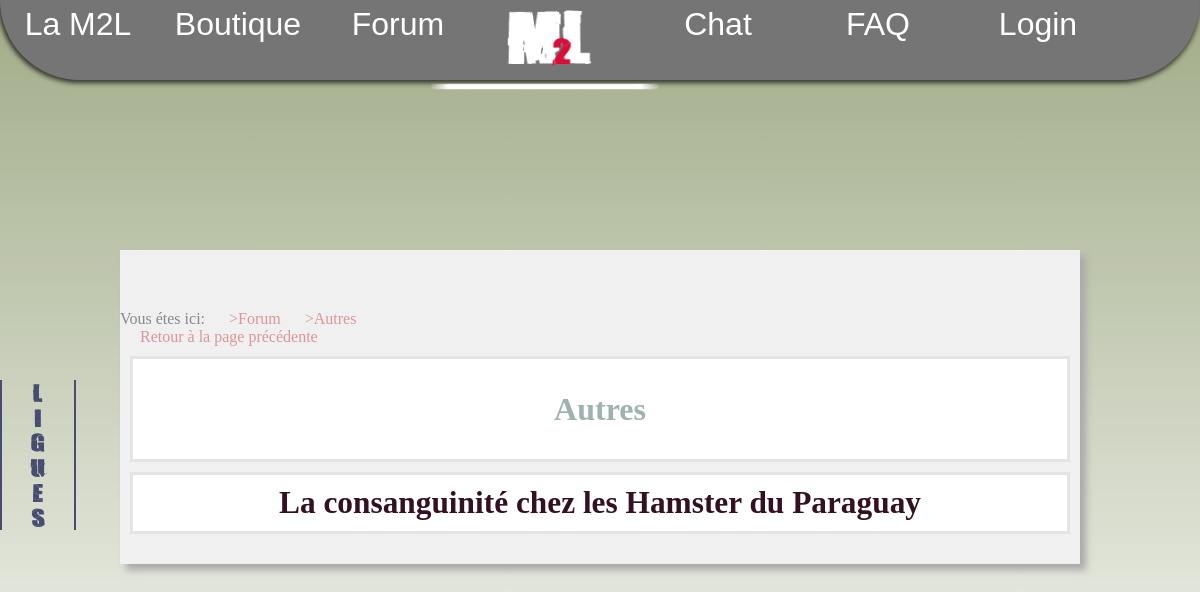
The page /indexforum.php?forum=1 on the database as committed earlier.
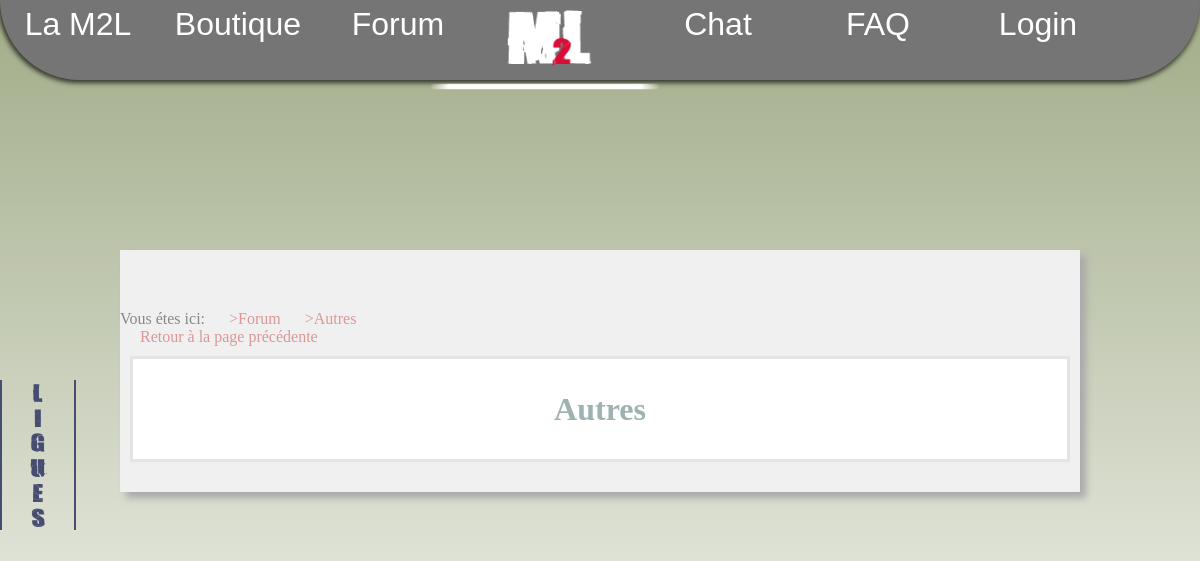
The same page on the database as committed later.
### tables this page shows
CREATE TABLE IF NOT EXISTS `forum` (
  `forum_id` int(11) NOT NULL AUTO_INCREMENT,
  `titre` varchar(50) DEFAULT NULL,
  `description` varchar(255) DEFAULT NULL,
  PRIMARY KEY (`forum_id`)
);

CREATE TABLE IF NOT EXISTS `topic` (
  `topic_id` int(11) NOT NULL AUTO_INCREMENT,
  `titre` varchar(50) DEFAULT NULL,
  `auteur_id` int(11) DEFAULT NULL,
  `forum_id` int(11) DEFAULT NULL,
  `contenu` varchar(2048) DEFAULT NULL,
  `date` date DEFAULT NULL,
  PRIMARY KEY (`topic_id`),
  KEY `auteur_id` (`auteur_id`),
  KEY `forum_id` (`forum_id`)
);

### indexforum.php (the view, shortened to what this page needs)
<?php
	include 'includes/head.php';
	$bdd = bdd();
?>
<div id="forum3">
	<?php
		if(isset($_GET['forum']) AND!isset($_GET['topic'])){
			$forum_titre=$bdd->prepare('SELECT titre FROM forum WHERE forum_id=:id');
			$forum_titre->execute(array('id'=>$_GET['forum']));
			$rep=$forum_titre->fetch();
	?>
			 <p class="retour">Vous étes ici:  <a href="indexforum.php"> >Forum </a><a href="indexforum.php?forum=<?php echo utf8_encode($_GET['forum']); ?>"> ><?php echo utf8_encode($rep['titre']); ?></a></p>
			 <p class="retour"> <a href="javascript:history.go(-1)">Retour à la page précédente</a></p>
			<div class="categorie">
				<h3> <?php echo $rep['titre']; ?> </h3>
			</div>
	<?php
			$requete = $bdd->prepare('SELECT titre,	topic_id,forum_id FROM topic WHERE  forum_id= :forum ');
			$requete->execute(array('forum' =>$_GET['forum']  ));
			while($reponse =$requete->fetch()){
	?>
				<div class="categorie">
					<a href="indexforum.php?forum=<?php echo $_GET['forum']?>&topic=<?php echo $reponse['topic_id']; ?>">
						<h1><?php echo utf8_encode($reponse['titre']); ?></h1>
					</a>
				</div>
	<?php
			}
	?>
	<?php
		}
	?>
	</body>
</html>

### includes/head.php (shortened to what this page needs)
<!DOCTYPE HTML>
<html lang="fr">
<head>
	<link rel="stylesheet" type="text/css" href="main.css">
</head>
<body>
	<?php include("includes/menu_principal.php"); ?>
	<?php include("includes/menu_ligues.php"); ?>

### includes/menu_principal.php (shortened to what this page needs)
<header>
	<nav id="menu_top">
		<ul class="niveau1">
			<li><a href="aPropos.php">La M2L</a></li>
			<li><a href="boutique.php">Boutique</a></li>
			<li><a href="indexforum.php">Forum</a></li>
			<li><a href="index.php"><img src="img/menu_img.png"/><span> Acceuil </span></a></li>
			<li><a href="indexTchat.php">Chat</a></li>
			<li><a href="FAQ.php">FAQ</a></li>
			<?php
			 if (isset($_SESSION['id']))
				{
					?>
						<li  id="login" >Mon compte
							<ul class="niveau2">
								<li><a href="deconnexion.php"> Deconnexion</a></li>
								<li><a href="monProfil.php"> Mon profil </a></li>
								<?php if(isset($_SESSION['isAdmin']))
										echo '<li><a href="administration.php"> Administration</a></li>'
								?>
							</ul>
						</li>
					<?php
				}
			 else
			 	{
			 		?>
						<li id="login" >Login
						</li>
					<?php
				}
			?>
		</ul>
	</nav>
</header>

### includes/menu_ligues.php (shortened to what this page needs)
<aside id="menu_left" >
	<ul class="niveau1">
		<li>
			L<br/>
			I<br/>
			G<br/>
			U<br/>
			E<br/>
			S
	</ul>
</aside>

### main.css (style rules this page uses)
html { background:linear-gradient(#a1ac88,white); }
* { padding:0px; margin:0px; }
body { width:100%; background-size: 100% 100%; }
header { width:100%; float:left; height:60px; }
#menu_top { width: 60%; margin-left:20%; color:white; height:80px; background:#757575; -webkit-border-bottom-right-radius: 90px; -webkit-border-bottom-left-radius: 90px; -moz-border-radius-bottomright: 90px; -moz-border-radius-bottomleft: 90px; border-bottom-right-radius: 90px; border-bottom-left-radius: 90px; box-shadow: -1px 2px 5px 1px rgba(0, 0, 0, 0.7); }
#menu_top a { text-decoration:none; color:white; }
#menu_top ul.niveau1 { width:100%; }
#menu_top ul.niveau1 li { display:inline-block; list-style-type:none; text-align:center; width:14%; line-height:6vh; vertical-align: top; font-size:200%; font-family: Arial, serif; text-decoration:none; }
#menu_top img { transform:scale(0.8); position:relative; height:100px; margin-left:-30px; }
#menu_left { height:100vh; float:left; width:6%; }
#menu_left ul.niveau1 { position:fixed; height:25vh; width:6%; margin-top:40vh; color:#464d70; font-family: 'ok', Arial, serif; font-size:30px; line-height:25px; }
#menu_left ul.niveau1 li { list-style-type:none; text-align:center; width:100%; border-left:#464d70 2px solid; border-right:#464d70 2px solid; }
#forum3 { width: 90%; background-color: rgba( 240, 240,240, 1); position: relative; top: 250px; width: 80%; margin-left: 10%; padding-top: 15px; padding-bottom: 20px; box-shadow: 6px 6px 7px #AAAAAA; margin-bottom: 32%; }
.retour a { margin-left: 20px; text-decoration:none; color: rgb(220, 150, 150); }
.categorie { border: 3px solid rgb(228, 228, 228); padding: 10px; margin: 10px; margin-bottom: 10px; margin-bottom: : 1px; background-color: white; }
.categorie h3 { text-align: center; color: #9EB2B1; font-size: 2em; line-height: 80px; margin: 0; padding: 0; position: relative; }
#forum3 p { color: #888888; }
@media (max-width: 1330px) { #menu_top { width: 100%; margin: 0; } }
@media (max-width: 1330px) { #menu_top ul.niveau1 { width:100%; } }
@media (max-width: 1330px) { #menu_top ul.niveau1 li { max-width: 13%; } }
@media (max-width: 1330px) { #menu_top img { transform:scale(0.8); position:relative; left: -30%; } }
@media (max-width: 1280px) { #menu_top img { transform:scale(0.8); position:relative; left: -30%; } }
#forum3 h1 { text-decoration: none; color: #331122; text-align: center; }
.categorie p, .categorie h1, .categorie a { width: 100%; text-align: center; color: #9EB2B1 ; font-size: 1.4em; text-decoration:none; }

Rows that differ between the two databases and show on the page:
removed topic: titre "La consanguinité chez les Hamster du Paraguay"
